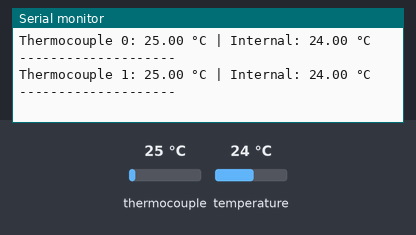
Bench run of a sketch on a simulated Arduino Uno, built with avr-gcc and run on an emulated ATmega328P. Shown: the last lines printed to the serial monitor. Inputs (shaded band) come from the test bench; at power-on: thermocouple 25 °C, temperature 24 °C.

Above: at 1.7 s.
1.8 s: thermocouple set to 6 °C
At 2.6 s:
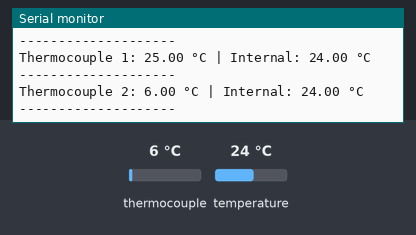
3.3 s: temperature set to 12 °C
At 4.2 s:
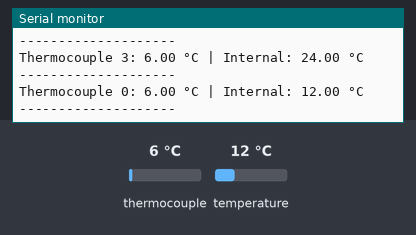
4.8 s: thermocouple set to 75 °C
At 5.7 s:
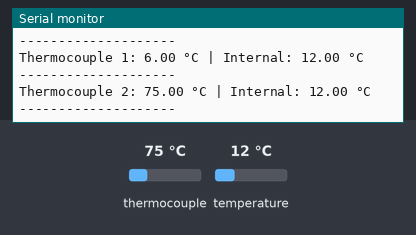
6.3 s: temperature set to 19 °C
At 7.1 s:
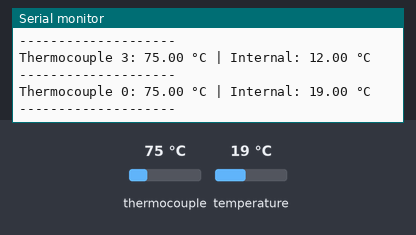
Timing chart, 0 to 8.8 s (numbered marks = the images above; inputs shaded):
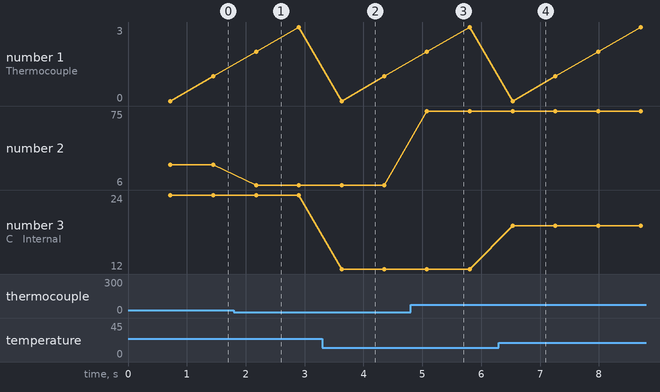

Measured:
- after the input at 1.8 s, the serial monitor: prints a new line after 0.38 s (image 1)
- after the input at 3.3 s, the serial monitor: prints a new line after 0.33 s (image 2)
- after the input at 4.8 s, the serial monitor: prints a new line after 0.28 s (image 3)
- after the input at 6.3 s, the serial monitor: prints a new line after 0.23 s (image 4)
- plotted number 2: 25 → 6 after the input at 1.8 s, 6 → 75 after the input at 4.8 s
- plotted number 3: 24 → 12 after the input at 3.3 s, 12 → 19 after the input at 6.3 s

The sketch:

temp_sensor_car.ino
```cpp
#include <SPI.h>
#include "Adafruit_MAX31855.h"

// MAX31855 SPI pins
#define MAXCLK 3 // Must be pwm (Max Clock)
#define MAXCS  4 // digital (Chipselect)
#define MAXDO  5 // Must be pwm (Digital Output)

// Counter clock pin These pins will have to be changed
#define COUNTER_CLK 11 //Must be pwm (Unknown)


Adafruit_MAX31855 thermocouple(MAXCLK, MAXCS, MAXDO);

int channel = 0;  // Channel index (0–3)

void setup() {
  Serial.begin(9600);
  pinMode(COUNTER_CLK, OUTPUT);
  digitalWrite(COUNTER_CLK, LOW);
  delay(500); // Let everything settle
}

void loop() {

  digitalWrite(COUNTER_CLK, LOW);
  delay(10);
  digitalWrite(COUNTER_CLK, HIGH);
  delay(10);
  digitalWrite(COUNTER_CLK, LOW);


  delay(200);  // 200 ms wait


  double temp = thermocouple.readCelsius();
  double internal = thermocouple.readInternal();
  uint8_t err = thermocouple.readError();


  Serial.print("Thermocouple ");
  Serial.print(channel);
  Serial.print(": ");
  if (err) {
    Serial.print("Error code ");
    Serial.println(err);
  } else {
    Serial.print(temp, 2);
    Serial.print(" °C | Internal: ");
    Serial.print(internal, 2);
    Serial.println(" °C");
  }

  Serial.println("--------------------");

  channel = (channel + 1) % 4;

  delay(500);
}
```
